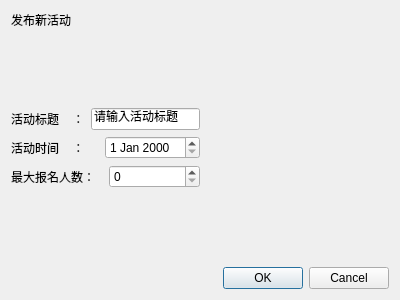
<?xml version="1.0" encoding="UTF-8"?>
<ui version="4.0">
 <class>ActivityPublishView</class>
 <widget class="QWidget" name="ActivityPublishView">
  <property name="geometry">
   <rect>
    <x>0</x>
    <y>0</y>
    <width>400</width>
    <height>300</height>
   </rect>
  </property>
  <property name="windowTitle">
   <string>Form</string>
  </property>
  <layout class="QVBoxLayout" name="verticalLayout_2">
   <item>
    <widget class="QLabel" name="label">
     <property name="text">
      <string>发布新活动</string>
     </property>
    </widget>
   </item>
   <item>
    <spacer name="verticalSpacer_2">
     <property name="orientation">
      <enum>Qt::Vertical</enum>
     </property>
     <property name="sizeHint" stdset="0">
      <size>
       <width>20</width>
       <height>67</height>
      </size>
     </property>
    </spacer>
   </item>
   <item>
    <layout class="QHBoxLayout" name="horizontalLayout_5">
     <item>
      <layout class="QVBoxLayout" name="verticalLayout">
       <item>
        <layout class="QHBoxLayout" name="horizontalLayout">
         <item>
          <widget class="QLabel" name="label_2">
           <property name="text">
            <string>活动标题    ：</string>
           </property>
          </widget>
         </item>
         <item>
          <widget class="QLineEdit" name="lineEdit">
           <property name="text">
            <string>请输入活动标题</string>
           </property>
          </widget>
         </item>
        </layout>
       </item>
       <item>
        <layout class="QHBoxLayout" name="horizontalLayout_2">
         <item>
          <widget class="QLabel" name="label_4">
           <property name="text">
            <string>活动时间    ：</string>
           </property>
          </widget>
         </item>
         <item>
          <widget class="QDateEdit" name="actTimeEdit"/>
         </item>
        </layout>
       </item>
       <item>
        <layout class="QHBoxLayout" name="horizontalLayout_4">
         <item>
          <widget class="QLabel" name="label_3">
           <property name="text">
            <string>最大报名人数：</string>
           </property>
          </widget>
         </item>
         <item>
          <widget class="QSpinBox" name="maxNumSpinBox"/>
         </item>
        </layout>
       </item>
      </layout>
     </item>
     <item>
      <spacer name="horizontalSpacer_2">
       <property name="orientation">
        <enum>Qt::Horizontal</enum>
       </property>
       <property name="sizeHint" stdset="0">
        <size>
         <width>40</width>
         <height>20</height>
        </size>
       </property>
      </spacer>
     </item>
    </layout>
   </item>
   <item>
    <spacer name="verticalSpacer">
     <property name="orientation">
      <enum>Qt::Vertical</enum>
     </property>
     <property name="sizeHint" stdset="0">
      <size>
       <width>20</width>
       <height>66</height>
      </size>
     </property>
    </spacer>
   </item>
   <item>
    <layout class="QHBoxLayout" name="horizontalLayout_3">
     <item>
      <spacer name="horizontalSpacer">
       <property name="orientation">
        <enum>Qt::Horizontal</enum>
       </property>
       <property name="sizeHint" stdset="0">
        <size>
         <width>40</width>
         <height>20</height>
        </size>
       </property>
      </spacer>
     </item>
     <item>
      <widget class="QDialogButtonBox" name="buttonBox">
       <property name="standardButtons">
        <set>QDialogButtonBox::Cancel|QDialogButtonBox::Ok</set>
       </property>
      </widget>
     </item>
    </layout>
   </item>
  </layout>
 </widget>
 <resources/>
 <connections/>
</ui>
